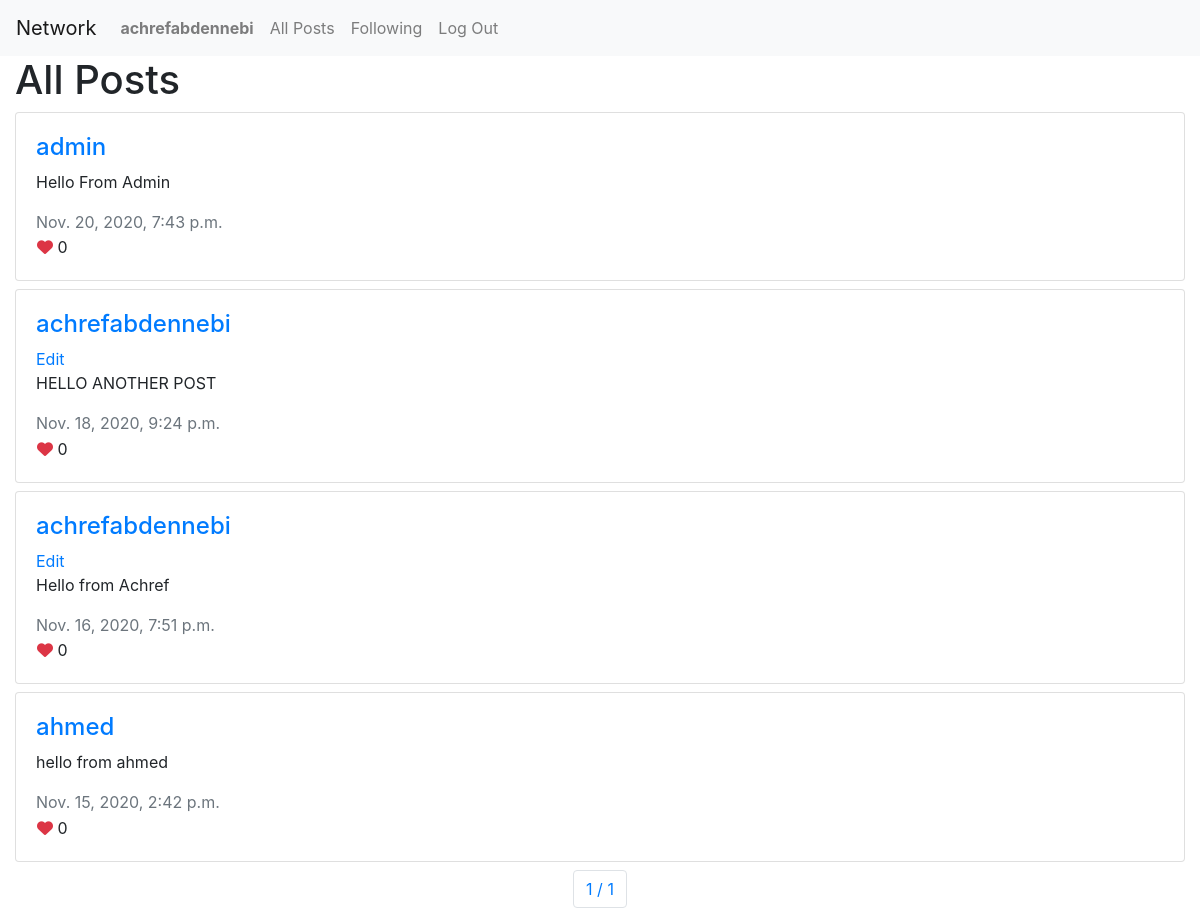
Screenshot of /posts (signed in) with the database file from the repository.
### network/models.py (models this page shows, shortened)
class User(AbstractUser):
    pass

class Post(models.Model):
    content = models.CharField(max_length=250)
    created_by = models.ForeignKey(User,null=True, blank=True, on_delete=DO_NOTHING, related_name="users")
    likes = models.IntegerField(default=0)
    created_date = models.DateTimeField()

### network/views.py (the view)
# urls.py: path("posts", views.getPostList, name="posts"),
def getPostList(request):
    posts = Post.objects.all().order_by('-created_date')
    paginator= Paginator(posts, 10);
    page_number = request.GET.get('page')
    post_page = paginator.get_page(page_number)
    return render(request, "network/post.html", {
        "posts": post_page
    })

### network/templates/network/post.html (shortened to what this page needs)
{% extends "network/layout.html" %}
{% block body %}
<div class="container-fluid">
    <h1>All Posts</h1>
    {% for post in posts %}
    <div class="row mt-2">
        <div class="col-md-12">
            <div class="card">
                <div class="card-body">
                    <div class="post-detail">
                        <h4>
                            <a href="{% url 'profile' post.created_by.id %}">
                                {{ post.created_by }}
                            </a>
                        </h4>
                        {% if post.created_by.id ==  user.id %}
                        <a href="#" class="edit-post" data-value="{{post.id}}" >Edit</a>
                        {% endif %}
                        <div class="post-content">
                            <p id="content__{{ post.id }}">
                                {{ post.content }}
                            </p>
                        </div>
                        <span class="text-muted">{{ post.created_date }}</span>
                        <div class="post-reaction">
                            <button type="button" class="btn p-0">
                                <i class="fas fa-heart text-danger"></i>
                                <span class="font-weight-normal">{{post.likes}}</span>
                            </button>
                        </div>
                    </div>
                </div>
            </div>
        </div>
    </div>
    {% endfor %}
    <div class="row mt-2">
        <div class="col-md-12">
            <nav aria-label="pagination">
                <ul class="pagination justify-content-center">
                    <li class="page-item">
                        <a class="page-link" href="#"> {{ posts.number }} / {{ posts.paginator.num_pages }}</a>
                    </li>
                </ul>
            </nav>
        </div>
    </div>
</div>
{% endblock %}

### network/templates/network/layout.html (shortened to what this page needs)
{% load static %}
<!DOCTYPE html>
<html lang="en">
    <head>
        <link rel="stylesheet" href="https://stackpath.bootstrapcdn.com/bootstrap/4.4.1/css/bootstrap.min.css">
        <link href="{% static 'network/styles.css' %}" rel="stylesheet">
    </head>
    <body>
        <nav class="navbar navbar-expand-lg navbar-light bg-light">
            <a class="navbar-brand" href="#">Network</a>
            <div>
              <ul class="navbar-nav mr-auto">
                {% if user.is_authenticated %}
                    <li class="nav-item">
                        <a class="nav-link" href="{% url 'index' %}"><strong>{{ user.username }}</strong></a>
                    </li>
                {% endif %}
                <li class="nav-item">
                  <a class="nav-link" href="{% url 'posts' %}">All Posts</a>
                </li>
                {% if user.is_authenticated %}
                    <li class="nav-item">
                        <a class="nav-link" href="{% url 'following' %}">Following</a>
                    </li>
                    <li class="nav-item">
                        <a class="nav-link" href="{% url 'logout' %}">Log Out</a>
                    </li>
                {% endif %}
              </ul>
            </div>
          </nav>
        <div class="body">
            {% block body %}
            {% endblock %}
        </div>
    </body>
</html>

### rows the page displays
User: username "achrefabdennebi"
Post: created_by "admin", content "Hello From Admin", created_date "Nov. 20, 2020, 7:43 p.m.", likes "0"
Post: created_by "achrefabdennebi", {{ post.id }} 14 (drawn), content "HELLO ANOTHER POST", created_date "Nov. 18, 2020, 9:24 p.m.", likes "0"
Post: created_by "achrefabdennebi", {{ post.id }} 8 (drawn), content "Hello from Achref", created_date "Nov. 16, 2020, 7:51 p.m.", likes "0"
Post: created_by "ahmed", content "hello from ahmed", created_date "Nov. 15, 2020, 2:42 p.m.", likes "0"

### other values shown
{{ posts.number }} "1"
{{ posts.paginator.num_pages }} "1"
